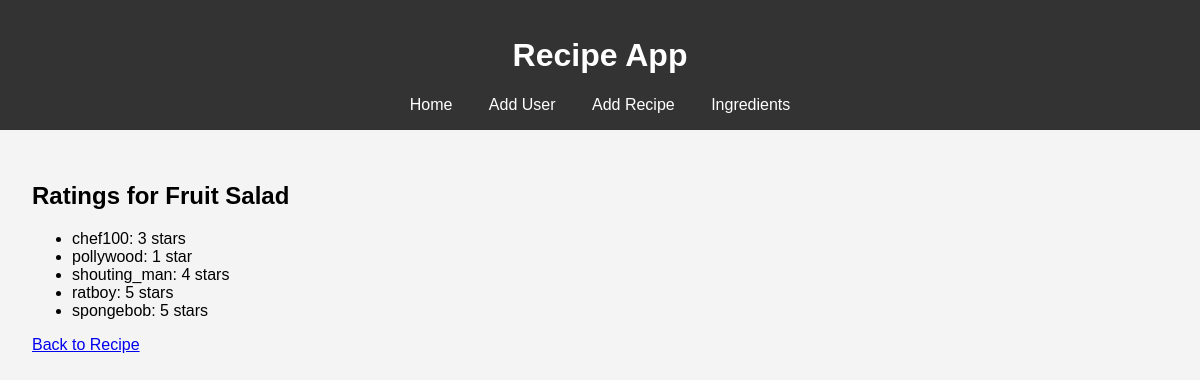
The page /view_ratings/1 on the database its author committed.
### models.py (models this page shows, shortened)
class Recipe(db.Model):
    id = db.Column(db.Integer, primary_key=True)
    name = db.Column(db.String(100), nullable=False)
    dish_category = db.Column(db.String(50), nullable=False)
    cuisine = db.Column(db.String(50), nullable=False)
    cooking_time = db.Column(db.Integer, nullable=False)  # cooking time in minutes
    recipe_steps = db.Column(db.Text, nullable=False)
    user_id = db.Column(db.String(80), db.ForeignKey('user.username'), nullable=False)
    ingredients = db.relationship('RecipeIngredient', backref='recipe', lazy=True)
    favourites = db.relationship('Favourite', backref='recipe', lazy=True)
    ratings = db.relationship('Rating', backref='recipe', lazy=True)

class Rating(db.Model):
    user_id = db.Column(db.String(80), db.ForeignKey('user.username'), primary_key=True, nullable=False)
    recipe_id = db.Column(db.Integer, db.ForeignKey('recipe.id'), primary_key=True, nullable=False)
    rating = db.Column(db.Integer, nullable=False)  # rating between 0 to 5

class User(db.Model):
    username = db.Column(db.String(80), primary_key=True, nullable=False)
    name = db.Column(db.String(120), nullable=False)
    recipes = db.relationship('Recipe', backref='poster', lazy=True)
    favourites = db.relationship('Favourite', backref='user', lazy=True)
    ratings = db.relationship('Rating', backref='user', lazy=True)

### app.py (the view)
@app.route('/view_ratings/<int:recipe_id>')
def view_ratings(recipe_id):
    recipe = Recipe.query.get_or_404(recipe_id)
    ratings = Rating.query.filter_by(recipe_id=recipe_id).all()
    return render_template('view_ratings.html', recipe=recipe, ratings=ratings)

### templates/view_ratings.html
{% extends 'base.html' %}
{% block content %}
    <h2>Ratings for {{ recipe.name }}</h2>
    <ul>
        {% for rating in ratings %}
            <li>{{ rating.user.username }}: {{ rating.rating }} star{{ 's' if rating.rating != 1 else '' }}</li>
        {% endfor %}
    </ul>
    <a href="{{ url_for('recipe', recipe_id=recipe.id) }}">Back to Recipe</a>
{% endblock %}

### templates/base.html (shortened to what this page needs)
<!DOCTYPE html>
<html lang="en">
<head>
    <link rel="stylesheet" href="{{ url_for('static', filename='styles.css') }}">
</head>
<body>
    <header>
        <h1>Recipe App</h1>
        <nav>
            <a href="{{ url_for('index') }}">Home</a>
            <a href="{{ url_for('add_user') }}">Add User</a>
            <a href="{{ url_for('add_recipe') }}">Add Recipe</a>
            <a href="{{ url_for('ingredients') }}">Ingredients</a>
        </nav>
    </header>
    <main>
        {% block content %}{% endblock %}
    </main>
</body>
</html>

### static/styles.css (style rules this page uses)
body { font-family: Arial, sans-serif; margin: 0; padding: 0; background-color: #f4f4f4; }
header { background-color: #333; color: #fff; padding: 1rem; text-align: center; }
nav a { color: #fff; margin: 0 1rem; text-decoration: none; }
main { padding: 2rem; }

### rows shown on the page
Recipe: name "Fruit Salad"
Rating: user.username "chef100", rating "3", rating "s"
Rating: user.username "pollywood", rating "1"
Rating: user.username "shouting_man", rating "4", rating "s"
Rating: user.username "ratboy", rating "5", rating "s"
Rating: user.username "spongebob", rating "5", rating "s"
